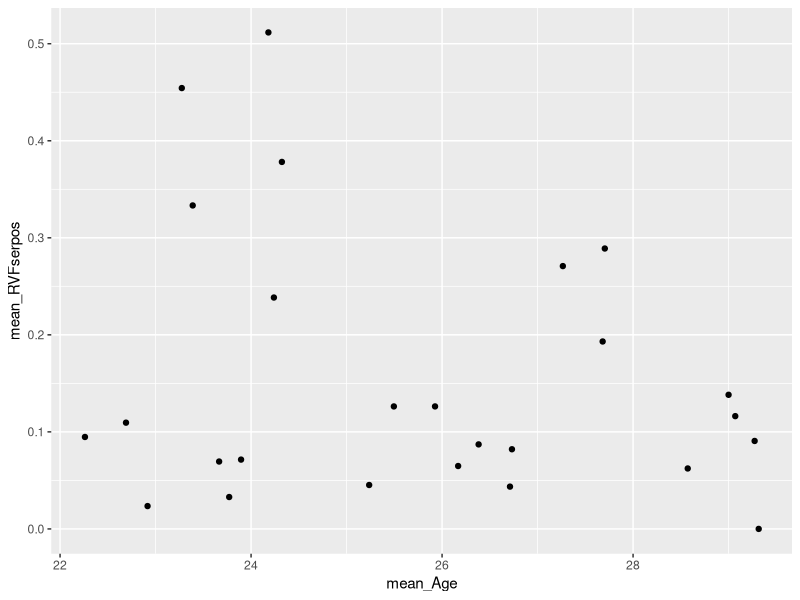

Recreate this plot in R.
setwd("~/FOS Lassa")

library(tidyverse)
sero_data <- read.csv("Lassa_sero.csv", header=TRUE)
sero_data <- na.omit(sero_data)
create_empty_table <- function(num_rows, num_cols) {
  frame <- data.frame(matrix(NA, nrow = num_rows, ncol = num_cols))
  return(frame)
}




#Summarize Serology by site and age
SiteByAge=sero_data %>%
  group_by(chiefdom) %>%
  summarize(mean_RVFserpos = mean(iggbinary, na.rm = TRUE),mean_Age = mean(age_en, na.rm = TRUE))
#Check for relationship between average age and IgG
ggplot(SiteByAge, aes(x=mean_Age, y=mean_RVFserpos)) + geom_point()

# Estimate FOI (lambda) by site
Sites=unique(sero_data$district)
# Estimate FOI (lambda) by site
df <- create_empty_table(length(Sites), 10)
colnames(df) <-  c("lambda","lambdaSE","beta","betaSE","t","tSE","loglik", "Site","Size","Seroprev")


for(i in 1:length(Sites)){
  site=subset(sero_data, district==Sites[i])
  a=site$age_en
  x=site$iggbinary
  array=cbind(a,x)
  
  if(sum(x)==0){
    df[i,1]=0
    df[i,2]=NA
    df[i,3]=NA
    df[i,4]=NA
    df[i,5]=NA
    df[i,6]=NA
    df[i,7]=NA
    df[i,8]=Sites[i]
  }else{
    nloglik <- function(theta){
      lambda=theta[1]
      beta=theta[2]
      tau=theta[3]
      if (lambda<0) {
        return(Inf)
      } else {
        A<-max(a)
        array=cbind(a,x)
        old=array[tau-(A-a)>0,]
        young=array[tau-(A-a)<=0,]
        lik_old=sum( log (
          exp((-old[,1]*lambda/1000-1/2*beta/10000*(A-tau)^2)*(1-old[,2]))*
            (1-exp(-old[,1]*lambda/1000-1/2*beta/10000*(A-tau)^2))^old[,2] ) )
        lik_young=sum( log( 
          exp(young[,1]*(beta/10000*(young[,1]/2-A-tau)-lambda/1000)*(1-young[,2]))*
            (1-exp(young[,1]*(beta/10000*(young[,1]/2-A-tau)-lambda/1000)))^young[,2] ) )
        
        loglik=lik_old+lik_young
        return(-loglik)
      }
    }
    #Maximize the Log Likelihood for Lambda (L)
    m <- optim(c(0.1,0.001,70), nloglik, method = "SANN", hessian = TRUE)
    df[i,1]=m$par[1]/1000
    df[i,2]=sqrt(diag(solve(m$hessian)))[1]/1000
    df[i,3]=m$par[2]/10000
    df[i,4]=sqrt(diag(solve(m$hessian)))[2]/10000
    df[i,5]=m$par[3]
    df[i,6]=sqrt(diag(solve(m$hessian)))[3]
    df[i,7]=m$value
    df[i,8]=Sites[i]
  }
  df[i,9]=nrow(site)
  df[i,10]=sum(x)/nrow(site)
}

#view results by site
df
